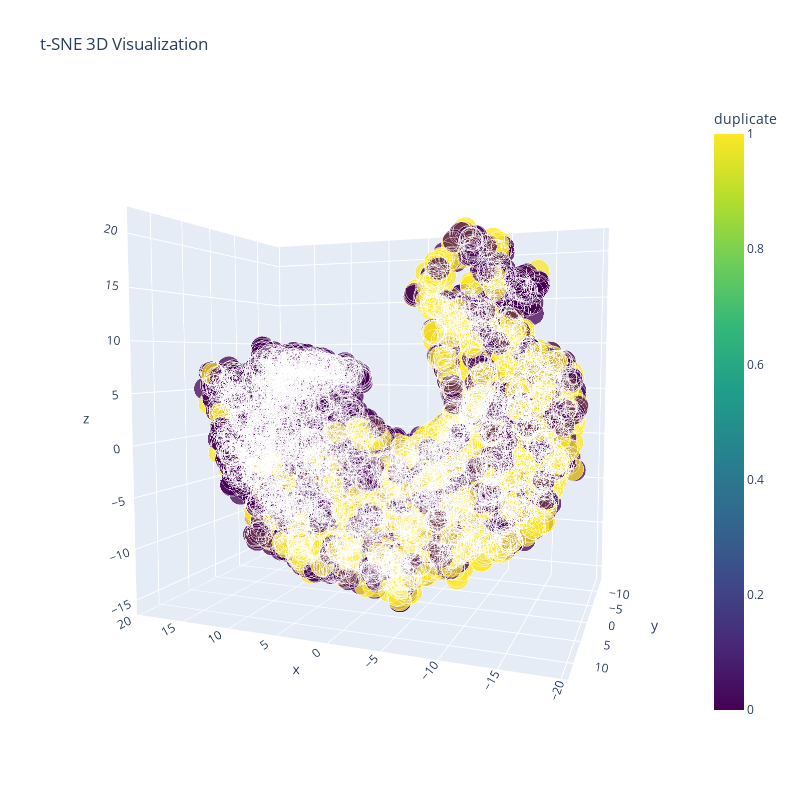

Write notebook code for a chart like this one.
### Code cell
fig = go.Figure()
fig.add_trace(go.Scatter3d(
                      x = tsne_3_dimensional[:,0],
                      y = tsne_3_dimensional[:,1],
                      z = tsne_3_dimensional[:,2],
                      mode = 'markers',
                      text = y,
                      marker=dict(
                            color=y,
                            sizemode='diameter',
                            colorscale='Viridis',
                            line_width=1,
                            colorbar = dict(title = 'duplicate'),
                            line=dict(color='rgb(255, 255, 255)'),
                            opacity=0.75
                            )
))
fig.update_layout(title = 't-SNE 3D Visualization',
                  height=800, width=800)
fig.show()

### Figure 1 — Plotly figure (JSON) as saved in the notebook; plotly's stock layout.template omitted (floating-point values rounded to 4 significant figures; data arrays with more than 128 entries replaced by an {"elided": "..."} marker saying what was removed)
{"data": [{"marker": {"color": {"elided": "5000 int values"}, "colorbar": {"title": {"text": "duplicate"}}, "colorscale": [[0, "#440154"], [0.1111, "#482878"], [0.2222, "#3e4989"], [0.3333, "#31688e"], [0.4444, "#26828e"], [0.5556, "#1f9e89"], [0.6667, "#35b779"], [0.7778, "#6ece58"], [0.8889, "#b5de2b"], [1, "#fde725"]], "line": {"color": "rgb(255, 255, 255)", "width": 1}, "opacity": 0.75, "sizemode": "diameter"}, "mode": "markers", "text": {"elided": "5000 int values"}, "type": "scatter3d", "x": {"elided": "5000 float values"}, "y": {"elided": "5000 float values"}, "z": {"elided": "5000 float values"}}], "layout": {"height": 800, "scene": {"aspectmode": "manual", "aspectratio": {"x": 1.15, "y": 0.795, "z": 1.094}, "camera": {"center": {"x": 0, "y": 0, "z": 0}, "eye": {"x": -0.7741, "y": 2.016, "z": 0.1581}, "projection": {"type": "perspective"}, "up": {"x": 0, "y": 0, "z": 1}}}, "title": {"text": "t-SNE 3D Visualization"}, "width": 800}}
